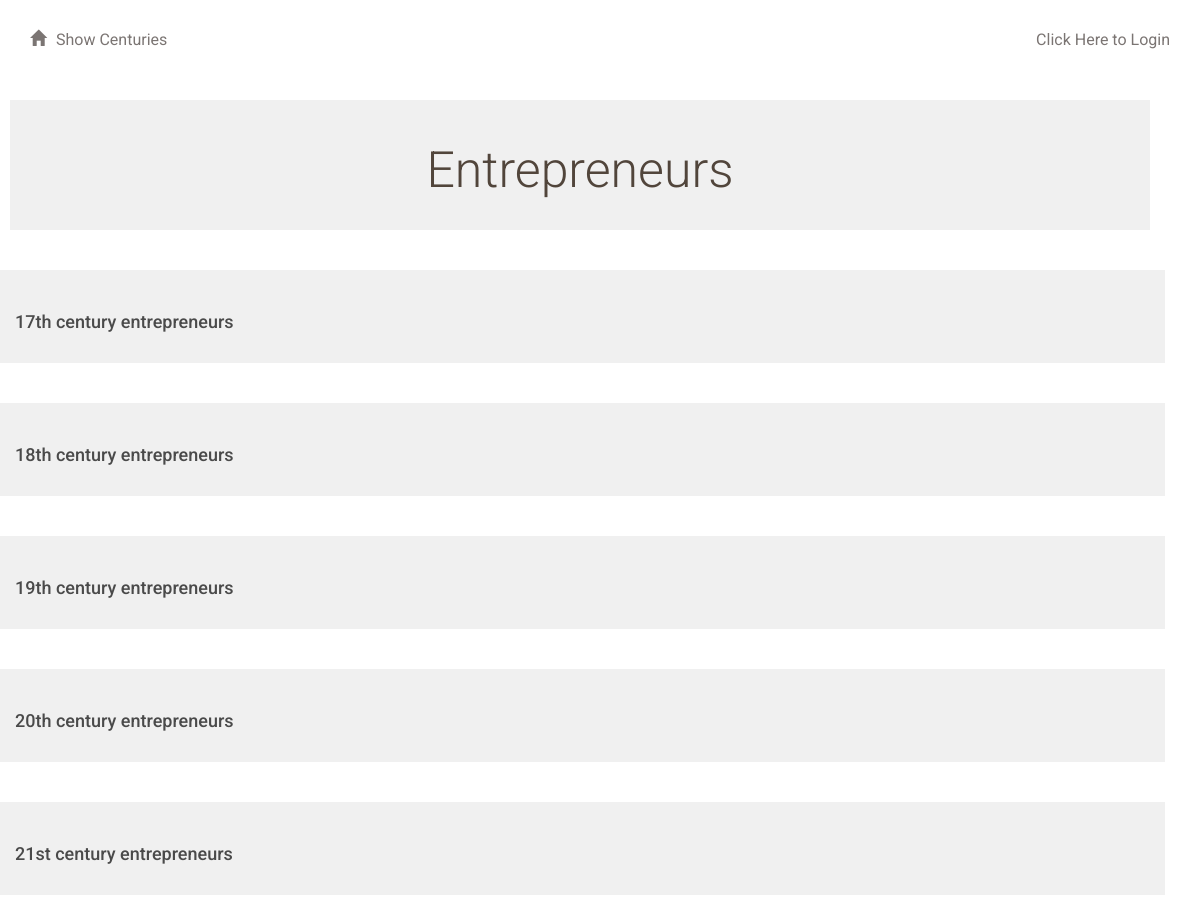
Screenshot of /century/ with the database file from the repository.
### database_config.py (models this page shows, shortened)
class Century(Base):
    __tablename__ = 'century'
    id = Column(Integer, primary_key=True)
    name = Column(String(250), nullable=False)
    user_id = Column(Integer, ForeignKey('user.id'))
    user = relationship(User)

### project.py (the view)
@app.route('/')
@app.route('/century/')
def showCenturies():
    centuries = session.query(Century).order_by(asc(Century.name))
    return render_template('centuries.html', centuries=centuries)

### templates/centuries.html
{% extends "main.html" %}
{% block content %}
{% include "header.html" %}
	<div class="menu-item" align="center">
		<div>
			<h1>Entrepreneurs</h1>
		</div>
	</div>
	{% for century in centuries %}
	<div class="row">
		<a href = "{{url_for('showList', century_id = century.id)}}">
			<div class="menu-item">
				<h3>{{century.name}}</h3>
			</div>
		</a>
	</div>
	{% endfor %}
{% endblock %}

### static/styles.css (style rules this page uses)
* { font-family: "Helvetica Neue Bold", Roboto, Helvetica, Arial, sans-serif; font-weight: 700; }
h1 { font-family: "Helvetica Neue Light", Roboto, Helvetica, Arial, sans-serif; font-size: 50px; color: #51453B; line-height: 60px; font-weight: 300; }
h3 { font-size: 18px; color: #4A4A4A; line-height: 23px; }
a { font-size: 14px; color: #0093B9; line-height: 17px; }
.menu-item { background: #F0F0F0; padding: 20px; margin: 20px; margin-left: -20px; }

### rows the page displays
Century: name "17th century entrepreneurs"
Century: name "18th century entrepreneurs"
Century: name "19th century entrepreneurs"
Century: name "20th century entrepreneurs"
Century: name "21st century entrepreneurs"
